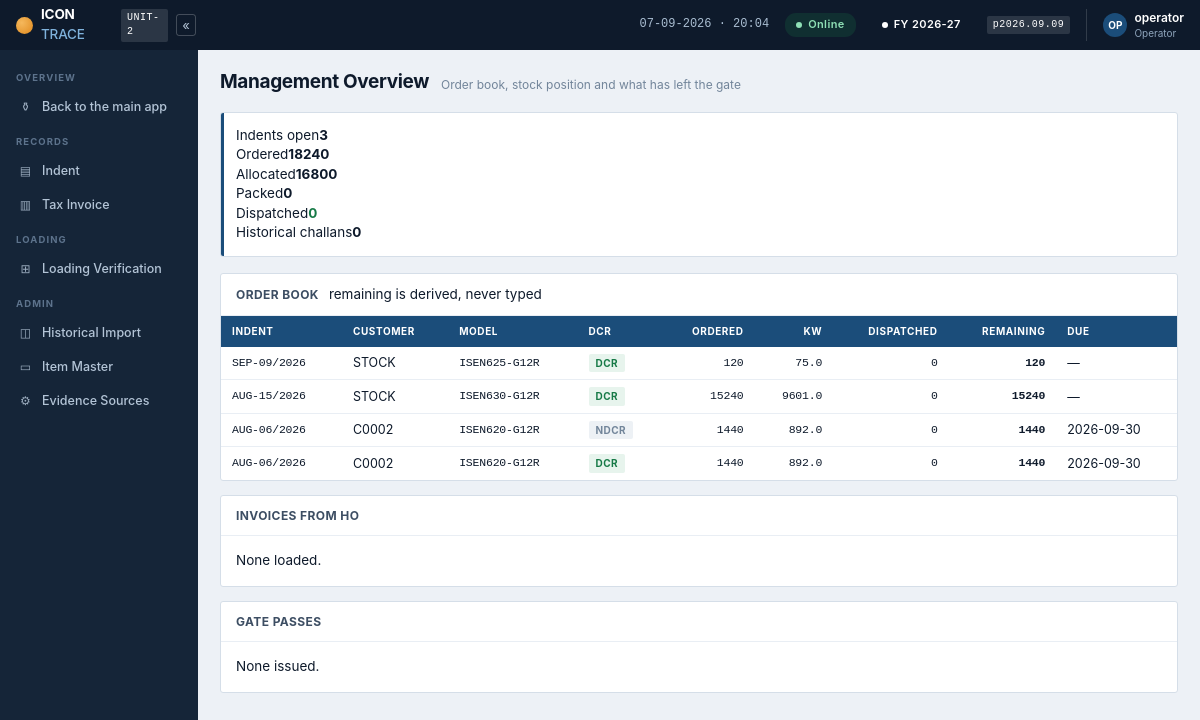
Page /mgmt on the committed database.
### tables this page shows
CREATE TABLE indent_line (
  indent_line_id INTEGER PRIMARY KEY AUTOINCREMENT,
  indent_id      INTEGER      NOT NULL,
  line_no        INTEGER    NOT NULL,

  item_description TEXT NOT NULL,   -- exactly as written on the form
  -- so the line points at an ITEM, and the cell type comes with it.
  item_code      TEXT  NULL,
  model          TEXT  NOT NULL,     -- must exist in the model master
  wattage        INT          NOT NULL,
  qty            INT          NOT NULL,

  -- Store-declared REQUIREMENTS, stated before material issue. They are not
  -- derived from the materials chosen - the store needs the instruction
  -- first. Keeping them independent is what makes the cross-check possible:
  -- indent says DCR + materials issued say NDCR = refuse.
  dcr            TEXT NOT NULL,
  arc            TEXT NULL,

  -- From "PALLET PACKING (36nos x 1)". NULL means use the unit ceiling,
  -- which comes from frame thickness (Unit-2 30mm = 36). Must never exceed
  -- it - a physically impossible instruction is refused at entry, not
  -- discovered at packing.
  pallet_qty     INTEGER     NULL,

  line_note      TEXT NULL,
  UNIQUE (indent_id, line_no),
  CONSTRAINT fk_il_indent FOREIGN KEY (indent_id)
    REFERENCES indent (indent_id)
);

CREATE TABLE indent (
  indent_id     INTEGER PRIMARY KEY AUTOINCREMENT,
  indent_no     TEXT  NOT NULL,        -- e.g. AUG-05/2026
  indent_date   TEXT         NOT NULL,
  customer      TEXT NOT NULL,
  area          TEXT  NULL,
  lot_name      TEXT  NULL,      -- optional, Humesh's request

  -- Icon's own vocabulary, from the Jan-2025 SRS. Do not invent new terms:
  --   make_to_stock  = "Common Items"     - fulfil from General Stock
  --   make_to_order  = "Un-Common Items"  - built to a customer spec
  -- Borosil is make_to_order (own labels, no Icon logo). AGNI is
  -- make_to_stock. This is a SEPARATE axis from pre/post-shared, which is
  -- only about when the serial is disclosed.
  build_type    TEXT NOT NULL
                DEFAULT 'make_to_stock',

  -- The paper form says things like "NEXT WEEK". Keep what was written for
  -- the record, but store a real date so it can be sorted and chased.
  delivery_by   TEXT         NULL,
  delivery_text TEXT NULL,

  special_instructions TEXT  NULL,
  prepared_by   TEXT  NULL,            -- e.g. Akansha Reddy
  approved_by   TEXT  NULL,            -- Marketing HOD
  form_no       TEXT  NOT NULL DEFAULT 'IS-HO-MRK-FM-03',

  pdf_path      TEXT NULL,            -- file on disk, never a BLOB
  pdf_sha256    TEXT     NULL,

  status        TEXT NOT NULL DEFAULT 'open',
  closed_reason TEXT NULL,
  created_at    TEXT     NOT NULL DEFAULT CURRENT_TIMESTAMP,
  created_by    TEXT  NOT NULL,
  UNIQUE (indent_no)
);

### app.py (the view)
@app.route("/mgmt")
def mgmt():
    with db.conn() as (cx, cur):
        f = db.production_funnel(cur)
        indents = db.recent_indents(cur)
        prog = db.indent_progress(cur)
        inv = db.recent_invoices(cur)
        gps = db.gatepasses(cur)
        stats = db.import_stats(cur)
    return render_template("mgmt.html", f=f, indents=indents, prog=prog,
                           invoices=inv, gatepasses=gps, stats=stats)

### app.py (called while the page is built)
def build_id():
    h = hashlib.sha256()
    for name in BUILD_FILES:
        for folder in (BASE, os.path.join(BASE, "static"),
                       os.path.join(BASE, "templates")):
            p = os.path.join(folder, name)
            if os.path.exists(p):
                h.update(str(os.path.getmtime(p)).encode())
                h.update(str(os.path.getsize(p)).encode())
                break
    return h.hexdigest()[:10]

@app.after_request
def no_store(resp):
    ct = resp.headers.get("Content-Type", "")
    if "text/html" in ct or "application/json" in ct:
        resp.headers["Cache-Control"] = "no-store, no-cache, must-revalidate, max-age=0"
        resp.headers["Pragma"] = "no-cache"
        resp.headers["Expires"] = "0"
        resp.headers["X-Icon-Build"] = build_id()
    return resp

def actor():
    return session.get("user", "operator")

@app.context_processor
def globals_():
    return {
        "db_mode": "MySQL" if db.available() else "DEMO — nothing is saved",
        "db_live": db.available(),
        "today": datetime.date.today(),
        "fy_label": db.fy_label(db.fin_year()),
        "user": actor(),
        "parser_version": invparse.__version__,
        "now": datetime.datetime.now().strftime("%d-%m-%Y  ·  %H:%M"),
        "cfg_unit": "2",
        "build": build_id(),
    }

### db.py (called while the page is built)
def available():
    return True

def fin_year(d=None):
    d = d or datetime.date.today()
    return d.year if d.month >= 4 else d.year - 1

def fy_label(fy):
    return "%d-%02d" % (fy, (fy + 1) % 100)

def recent_invoices(cur, n=20):
    if cur is None:
        return list(reversed(_demo["invoice"]))[:n]
    cur.execute("SELECT invoice_id, irn, invoice_no, invoice_date, buyer_name, "
                "declared_qty, declared_model, created_at, superseded_by "
                "FROM invoice ORDER BY invoice_id DESC LIMIT %s", (n,))
    return cur.fetchall()

def import_stats(cur):
    if cur is None:
        return {"challans": len(_demo["challan"]), "boxes": len(_demo["box"]),
                "serials": len(_demo["box_serial"])}
    stats = {}
    for key, sql in (("challans", "SELECT COUNT(*) n FROM challan"),
                     ("boxes", "SELECT COUNT(*) n FROM box"),
                     ("serials", "SELECT COUNT(*) n FROM challan_serial")):
        cur.execute(sql)
        stats[key] = cur.fetchone()["n"]
    return stats

### store.py (called while the page is built)
def _row_factory(cursor, row):
    return {d[0]: row[i] for i, d in enumerate(cursor.description)}

### templates/mgmt.html
{% extends "base.html" %}{% set nav='mgmt' %}
{% block body %}
<div class="pg"><h2>Management Overview</h2>
  <p>Order book, stock position and what has left the gate</p></div>
<div class="kpi" style="margin-bottom:16px">
  <div><span>Indents open</span><b>{{ indents|length }}</b></div>
  <div><span>Ordered</span><b>{{ prog | sum(attribute='ordered_qty') }}</b></div>
  <div><span>Allocated</span><b>{{ f.allocated }}</b></div>
  <div><span>Packed</span><b>{{ f.packed }}</b></div>
  <div><span>Dispatched</span><b style="color:var(--pass)">{{ f.dispatched }}</b></div>
  <div><span>Historical challans</span><b>{{ stats.challans }}</b></div>
</div>
<div class="card"><div class="card-h"><h3>Order book</h3>
  <span class="sp hint">remaining is derived, never typed</span></div>
{% if prog %}<table>
<thead><tr><th>Indent</th><th>Customer</th><th>Model</th><th>DCR</th>
<th style="text-align:right">Ordered</th><th style="text-align:right">KW</th>
<th style="text-align:right">Dispatched</th><th style="text-align:right">Remaining</th>
<th>Due</th></tr></thead><tbody>
{% for p in prog %}<tr><td class="mono">{{ p.indent_no }}</td><td>{{ p.customer }}</td>
<td class="mono">{{ p.model }}</td>
<td><span class="tag {{ 't-pass' if p.dcr=='DCR' else 't-mute' }}">{{ p.dcr }}</span></td>
<td style="text-align:right" class="mono">{{ p.ordered_qty }}</td>
<td style="text-align:right" class="mono">{{ p.ordered_kw }}</td>
<td style="text-align:right" class="mono">{{ p.dispatched_qty }}</td>
<td style="text-align:right" class="mono"><b>{{ p.remaining_qty }}</b></td>
<td>{{ p.delivery_by or '—' }}</td></tr>{% endfor %}
</tbody></table>{% else %}<div class="card-b hint">No indents yet.</div>{% endif %}</div>
<div class="card"><div class="card-h"><h3>Invoices from HO</h3></div>
{% if invoices %}<table>
<thead><tr><th>Invoice</th><th>Date</th><th>Buyer</th><th>Model</th>
<th style="text-align:right">Declared</th></tr></thead><tbody>
{% for i in invoices %}<tr><td class="mono">{{ i.invoice_no }}</td>
<td>{{ i.invoice_date or '—' }}</td><td>{{ i.buyer_name }}</td>
<td class="mono">{{ i.declared_model }}</td>
<td style="text-align:right" class="mono">{{ i.declared_qty }}</td></tr>{% endfor %}
</tbody></table>{% else %}<div class="card-b hint">None loaded.</div>{% endif %}</div>
<div class="card"><div class="card-h"><h3>Gate passes</h3></div>
{% if gatepasses %}<table>
<thead><tr><th>Number</th><th>Date</th><th>Type</th><th>Party</th><th>Material</th></tr></thead>
<tbody>{% for g in gatepasses %}<tr><td class="mono">{{ g.gp_no }}</td><td>{{ g.gp_date }}</td>
<td><span class="tag {{ 't-rev' if g.kind=='RGP' else 't-mute' }}">{{ g.kind }}</span></td>
<td>{{ g.party }}</td><td>{{ g.description }}</td></tr>{% endfor %}</tbody>
</table>{% else %}<div class="card-b hint">None issued.</div>{% endif %}</div>
{% endblock %}

### rows in the picture
indent_line: indent_no "SEP-09/2026", customer "STOCK", model "ISEN625-G12R", dcr "DCR", ordered_qty "120", ordered_kw "75.0", dispatched_qty "0", remaining_qty "120", delivery_by "—"
indent_line: indent_no "AUG-15/2026", customer "STOCK", model "ISEN630-G12R", dcr "DCR", ordered_qty "15240", ordered_kw "9601.0", dispatched_qty "0", remaining_qty "15240", delivery_by "—"
indent_line: indent_no "AUG-06/2026", customer "C0002", model "ISEN620-G12R", dcr "NDCR", ordered_qty "1440", ordered_kw "892.0", dispatched_qty "0", remaining_qty "1440", delivery_by "2026-09-30"
indent_line: indent_no "AUG-06/2026", customer "C0002", model "ISEN620-G12R", dcr "DCR", ordered_qty "1440", ordered_kw "892.0", dispatched_qty "0", remaining_qty "1440", delivery_by "2026-09-30"

### other values in the picture
{{ cfg_unit }} "2"
{{ fy_label }} "2026-27"
{{ parser_version }} "2026.09.09"
{{ user[:2] | upper }} "OP"
{{ user }} "operator"
{{ indents|length }} "3"
{{ prog | sum(attribute='ordered_qty') }} "18240"
{{ f.allocated }} "16800"
{{ f.packed }} "0"
{{ f.dispatched }} "0"
{{ stats.challans }} "0"
